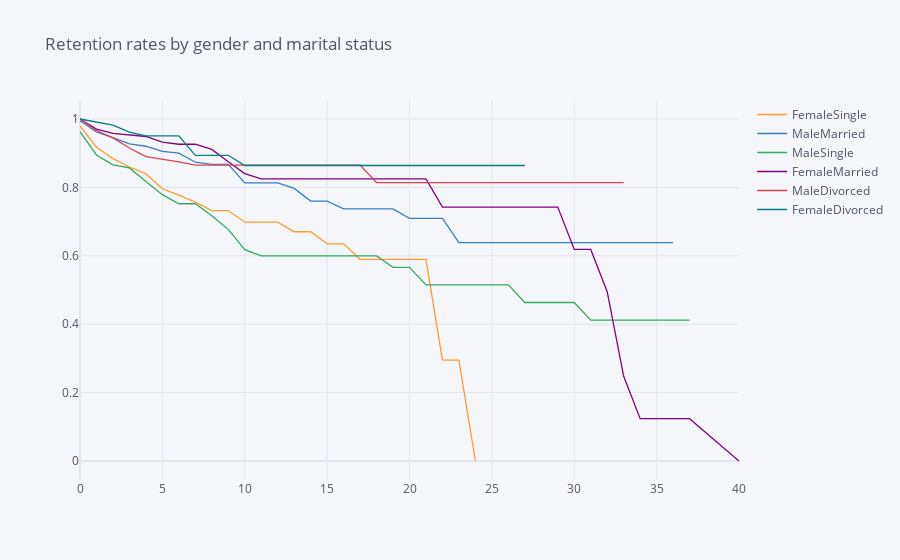

Source (notebook cell):
### Markdown cell above
## 6. Now that we have looked at the retention rates by gender and marital status individually, let's look at them together. 

Create a new field in the data set that concatenates marital status and gender, and then generate and plot a survival curve that shows the retention by this new field over the age of the employee.

### Code cell
data['Gender_MaritalStatus'] = data['Gender'] + data['MaritalStatus']
survival(data, 'Gender_MaritalStatus', 'YearsAtCompany', 'Attrition').iplot(title = "Retention rates by gender and marital status")

### Figure 1 — Plotly figure (JSON) as saved in the notebook; plotly's stock layout.template omitted (floating-point values rounded to 4 significant figures)
{"data": [{"line": {"color": "rgba(255, 153, 51, 1.0)", "dash": "solid", "shape": "linear", "width": 1.3}, "mode": "lines", "name": "FemaleSingle", "text": "", "type": "scatter", "x": [0, 1, 2, 3, 4, 5, 6, 7, 8, 9, 10, 11, 12, 13, 14, 15, 16, 17, 18, 19, 20, 21, 22, 23, 24, 25, 26, 27, 29, 30, 31, 32, 33, 34, 36, 37, 40], "y": [0.9799, 0.9174, 0.884, 0.8596, 0.8395, 0.796, 0.7775, 0.7568, 0.7324, 0.7324, 0.6983, 0.6983, 0.6983, 0.6704, 0.6704, 0.6351, 0.6351, 0.5897, 0.5897, 0.5897, 0.5897, 0.5897, 0.2949, 0.2949, 0, "", "", "", "", "", "", "", "", "", "", "", ""]}, {"line": {"color": "rgba(55, 128, 191, 1.0)", "dash": "solid", "shape": "linear", "width": 1.3}, "mode": "lines", "name": "MaleMarried", "text": "", "type": "scatter", "x": [0, 1, 2, 3, 4, 5, 6, 7, 8, 9, 10, 11, 12, 13, 14, 15, 16, 17, 18, 19, 20, 21, 22, 23, 24, 25, 26, 27, 29, 30, 31, 32, 33, 34, 36, 37, 40], "y": [0.995, 0.962, 0.9455, 0.9271, 0.9203, 0.9051, 0.9002, 0.8736, 0.8676, 0.8676, 0.8134, 0.8134, 0.8134, 0.7971, 0.76, 0.76, 0.737, 0.737, 0.737, 0.737, 0.7097, 0.7097, 0.7097, 0.6387, 0.6387, 0.6387, 0.6387, 0.6387, 0.6387, 0.6387, 0.6387, 0.6387, 0.6387, 0.6387, 0.6387, "", ""]}, {"line": {"color": "rgba(50, 171, 96, 1.0)", "dash": "solid", "shape": "linear", "width": 1.3}, "mode": "lines", "name": "MaleSingle", "text": "", "type": "scatter", "x": [0, 1, 2, 3, 4, 5, 6, 7, 8, 9, 10, 11, 12, 13, 14, 15, 16, 17, 18, 19, 20, 21, 22, 23, 24, 25, 26, 27, 29, 30, 31, 32, 33, 34, 36, 37, 40], "y": [0.9631, 0.8948, 0.866, 0.8571, 0.8174, 0.7788, 0.7521, 0.7521, 0.7172, 0.6773, 0.6179, 0.5997, 0.5997, 0.5997, 0.5997, 0.5997, 0.5997, 0.5997, 0.5997, 0.5664, 0.5664, 0.5149, 0.5149, 0.5149, 0.5149, 0.5149, 0.5149, 0.4634, 0.4634, 0.4634, 0.4119, 0.4119, 0.4119, 0.4119, 0.4119, 0.4119, ""]}, {"line": {"color": "rgba(128, 0, 128, 1.0)", "dash": "solid", "shape": "linear", "width": 1.3}, "mode": "lines", "name": "FemaleMarried", "text": "", "type": "scatter", "x": [0, 1, 2, 3, 4, 5, 6, 7, 8, 9, 10, 11, 12, 13, 14, 15, 16, 17, 18, 19, 20, 21, 22, 23, 24, 25, 26, 27, 29, 30, 31, 32, 33, 34, 36, 37, 40], "y": [1, 0.9703, 0.9581, 0.9538, 0.9488, 0.9326, 0.9262, 0.9262, 0.9111, 0.875, 0.8405, 0.8249, 0.8249, 0.8249, 0.8249, 0.8249, 0.8249, 0.8249, 0.8249, 0.8249, 0.8249, 0.8249, 0.7424, 0.7424, 0.7424, 0.7424, 0.7424, 0.7424, 0.7424, 0.6187, 0.6187, 0.495, 0.2475, 0.1237, 0.1237, 0.1237, 0]}, {"line": {"color": "rgba(219, 64, 82, 1.0)", "dash": "solid", "shape": "linear", "width": 1.3}, "mode": "lines", "name": "MaleDivorced", "text": "", "type": "scatter", "x": [0, 1, 2, 3, 4, 5, 6, 7, 8, 9, 10, 11, 12, 13, 14, 15, 16, 17, 18, 19, 20, 21, 22, 23, 24, 25, 26, 27, 29, 30, 31, 32, 33, 34, 36, 37, 40], "y": [1, 0.9662, 0.9446, 0.9153, 0.89, 0.8829, 0.8745, 0.8651, 0.8651, 0.8651, 0.8651, 0.8651, 0.8651, 0.8651, 0.8651, 0.8651, 0.8651, 0.8651, 0.8142, 0.8142, 0.8142, 0.8142, 0.8142, 0.8142, 0.8142, 0.8142, 0.8142, 0.8142, 0.8142, 0.8142, 0.8142, 0.8142, 0.8142, "", "", "", ""]}, {"line": {"color": "rgba(0, 128, 128, 1.0)", "dash": "solid", "shape": "linear", "width": 1.3}, "mode": "lines", "name": "FemaleDivorced", "text": "", "type": "scatter", "x": [0, 1, 2, 3, 4, 5, 6, 7, 8, 9, 10, 11, 12, 13, 14, 15, 16, 17, 18, 19, 20, 21, 22, 23, 24, 25, 26, 27, 29, 30, 31, 32, 33, 34, 36, 37, 40], "y": [1, 0.9914, 0.9819, 0.9617, 0.9509, 0.9509, 0.9509, 0.8938, 0.8938, 0.8938, 0.864, 0.864, 0.864, 0.864, 0.864, 0.864, 0.864, 0.864, 0.864, 0.864, 0.864, 0.864, 0.864, 0.864, 0.864, 0.864, 0.864, 0.864, "", "", "", "", "", "", "", "", ""]}], "layout": {"legend": {"bgcolor": "#F5F6F9", "font": {"color": "#4D5663"}}, "paper_bgcolor": "#F5F6F9", "plot_bgcolor": "#F5F6F9", "title": {"font": {"color": "#4D5663"}, "text": "Retention rates by gender and marital status"}, "xaxis": {"gridcolor": "#E1E5ED", "showgrid": true, "tickfont": {"color": "#4D5663"}, "title": {"font": {"color": "#4D5663"}, "text": ""}, "zerolinecolor": "#E1E5ED"}, "yaxis": {"gridcolor": "#E1E5ED", "showgrid": true, "tickfont": {"color": "#4D5663"}, "title": {"font": {"color": "#4D5663"}, "text": ""}, "zerolinecolor": "#E1E5ED"}}}
